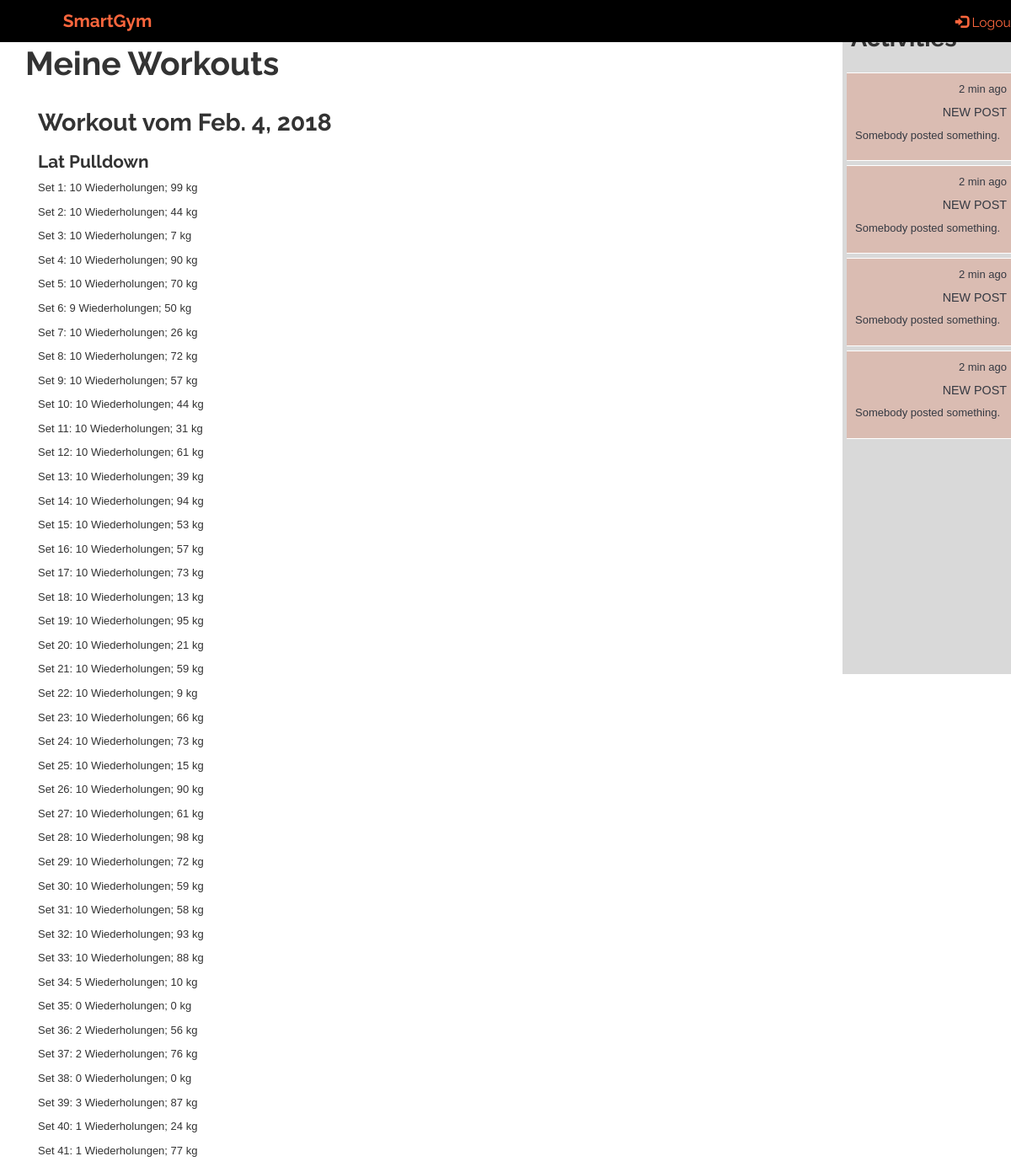
The app's page /tracker/training_units/1 (signed in), older data.
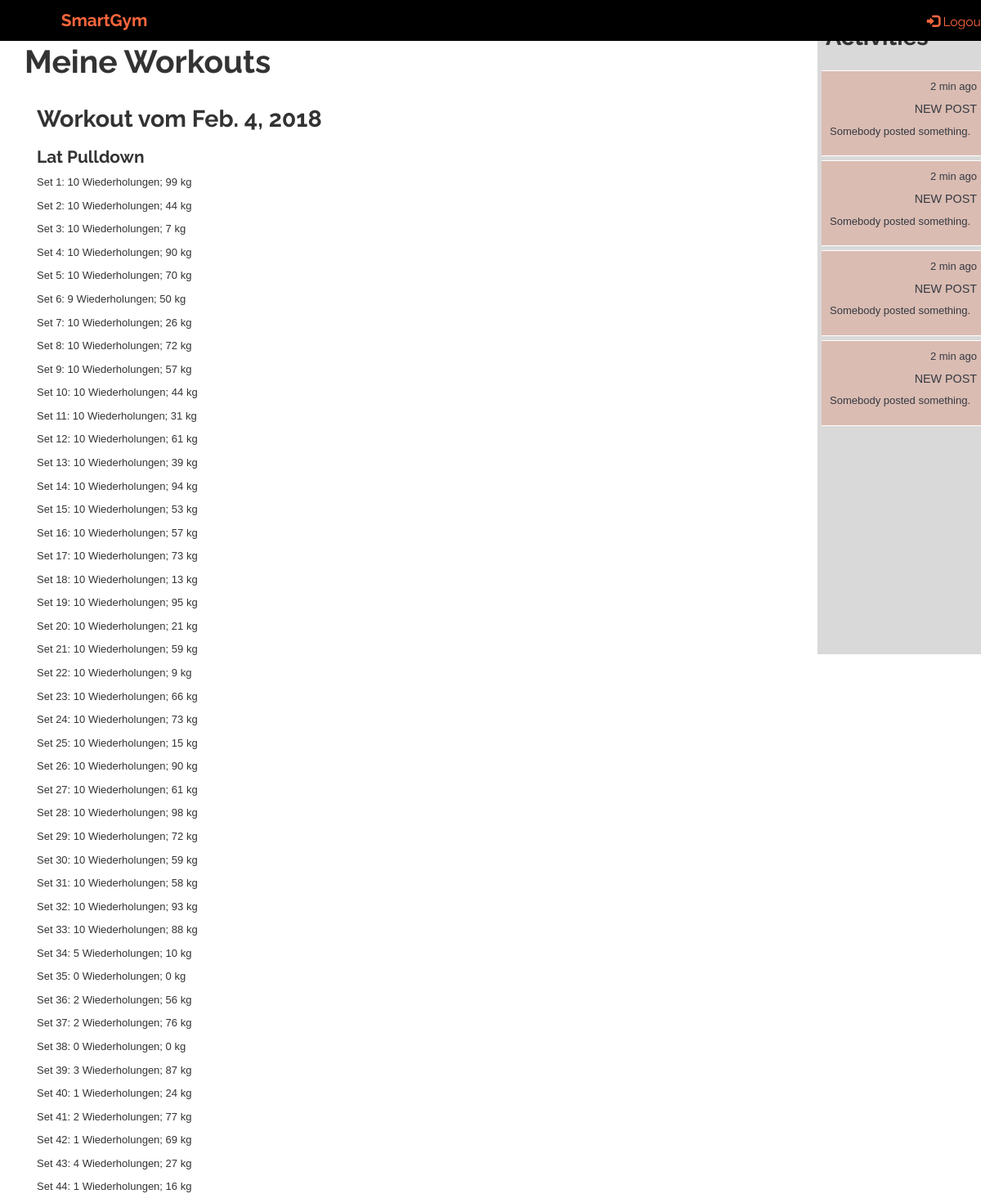
The same page, newer data.
### tracker/models.py (models this page shows, shortened)
class TrainUnit(models.Model, LoginRequiredMixin):
    login_url = '/login/'
    id = models.UUIDField(primary_key=True, default=uuid.uuid4)
    start_time_date = models.DateTimeField(null=False, blank=False)
    end_time_date = models.DateTimeField(null=False, blank=False)
    date = models.DateField(null=False, blank=False)
    user = models.ForeignKey(UserProfile, on_delete=models.CASCADE)
    exercise_units = models.ManyToManyField('ExerciseUnit', related_name='+', blank=True)

class ExerciseUnit(models.Model):
    id = models.UUIDField(primary_key=True, default=uuid.uuid4)
    time_date = models.DateTimeField(null=False, blank=False)
    train_unit = models.ForeignKey(TrainUnit, on_delete=models.CASCADE)
    exercise = models.ForeignKey(Exercise, on_delete=models.CASCADE)

class Exercise(models.Model):
    name = models.CharField(max_length=100, primary_key=True)
    description = models.CharField(max_length=1000, help_text="Insert short description here.")
    muscles = models.ManyToManyField('Muscle', help_text="Muscles trained by the exercise.")
    equipment_machine = models.ManyToManyField('Equipment', help_text="Necessary equipment for the exercise.", blank=True)
    def __str__(self):
        return self.name

class Set(models.Model):
    id = models.UUIDField(primary_key=True, default=uuid.uuid4)
    date_time = models.DateTimeField(default=timezone.now, null=False, blank=False)
    exercise_unit = models.ForeignKey(ExerciseUnit, on_delete=models.CASCADE)
    repetitions = models.IntegerField(blank=False)
    weight = models.IntegerField(blank=False)

### tracker/views.py (the view)
# urls.py: url(r'^training_units/(?P<pk>\d+)$', views.TrainingUnitsList.as_view(), name='training_units'),
class TrainingUnitsList(LoginRequiredMixin, generic.ListView):
    model = TrainUnit
    context_object_name = 'training_units'
    template_name = 'tracker/User/training_units.html'
    def get_context_data(self, **kwargs):
        context = super().get_context_data(**kwargs)
        context['base_template'] = 'tracker/User/user_tracker_base.html'
        return context
    def get_queryset(self):
        return TrainUnit.objects.filter(user=self.request.user.userprofile)

### tracker/templates/tracker/User/training_units.html (shortened to what this page needs)
{% extends base_template %}
{% block extra_head %}
{% load static %}
<link rel="stylesheet" href="{% static 'css/style.css' %}">
{% endblock %}
{% block site_content %}
<div class="container background-col">
    <div class="row full-height">
        <div class="col-xs-12 col-sm-12 col-md-12 col-lg-12 padding-0">
            <div class="row row-eq-height">
                <h1>Meine Workouts</h1>
            </div>
        </div>
        <div class="col-xs-12 col-sm-12 col-md-12 col-lg-12">
            {% for train_unit in training_units %}
                <div class="row">
                    <h2>Workout vom {{ train_unit.date }}</h2>
                    {% for exercise_unit in train_unit.exercise_units.all %}
                        <h3>{{ exercise_unit.exercise }}</h3>
                        {% for set in exercise_unit.set_set.all %}
                            <p>Set {{ forloop.counter }}: {{ set.repetitions }} Wiederholungen; {{ set.weight }} kg</p>
                        {% endfor %}
                    {% endfor %}
                </div>
            {% endfor %}
        </div>
    </div>
</div>
{% endblock %}

### tracker/templates/tracker/User/user_tracker_base.html (shortened to what this page needs)
{% extends "tracker/tracker_base.html" %}

### tracker/templates/tracker/tracker_base.html (shortened to what this page needs)
<!DOCTYPE html>
<html lang="en">
<head>
  <link rel="stylesheet" href="https://maxcdn.bootstrapcdn.com/bootstrap/3.3.7/css/bootstrap.min.css">
  {% load static %}
  <link rel="stylesheet" href="{% static 'tracker/css/tracker_style.css' %}">
  {% block extra_head %}
  {% endblock %}
</head>
<body>
    <div id="w">
        <div id="header-wrapper">
            <nav class="navbar navbar-fixed-top">
                <div class="container-fluid" id="header-container">
                    <div class="navbar-header">
                        <a class="navbar-brand" href="/tracker/">SmartGym</a>
                    </div>
                    {% if user.is_authenticated %}
                    <div class="nav navbar-nav navbar-right">
                        <a href="{% url 'logout'%}?next={{request.path}}"><span class="glyphicon glyphicon-log-in"></span> Logout</a>
                    </div>
                    {% endif %}
                </div>
            </nav>
        </div>
        <div id="toggle-wrapper" class="container-fluid">
        <div id="page-content-wrapper">
            <div class="container-fluid">
                <div class="row" id="page-row">
                    <div class="col-xs-12 col-sm-12 col-md-9 col-lg-10" id="content">
                            <a href="#menu-toggle" class="btn btn-secondary" id="menu-toggle">Toggle Menu</a>
                            {% block site_content %}
                            {% endblock %}
                    </div>
                    <div class="hidden-xs hidden-sm col-md-3 col-lg-2 full-height" id="activity-bar">
                        <div class="activity-header">
                            <h2>Activities</h2>
                        </div>
                        <div class="activities">
                            <div class="activity">
                                <div class="activity-log">
                                    <p>2 min ago</p>
                                </div>
                                <div class="activity-content">
                                    <h5>new post</h5>
                                    <p>Somebody posted something.</p>
                                </div>
                            </div>
                            <div class="activity">
                                <div class="activity-log">
                                    <p>2 min ago</p>
                                </div>
                                <div class="activity-content">
                                    <h5>new post</h5>
                                    <p>Somebody posted something.</p>
                                </div>
                            </div>
                            <div class="activity">
                                <div class="activity-log">
                                    <p>2 min ago</p>
                                </div>
                                <div class="activity-content">
                                    <h5>new post</h5>
                                    <p>Somebody posted something.</p>
                                </div>
                            </div>
                            <div class="activity">
                                <div class="activity-log">
                                    <p>2 min ago</p>
                                </div>
                                <div class="activity-content">
                                    <h5>new post</h5>
                                    <p>Somebody posted something.</p>
                                </div>
                            </div>
                        </div>
                    </div>
                </div>
            </div>
        </div>
    </div>
    </div>
    {% load static %}
</body>
</html>

### tracker/static/tracker/css/tracker_style.css (style rules this page uses)
html, body { height: 100%; min-height: 100%; width: 100%; min-width: 100%; margin: 0px; max-width: 100%; padding: 0px; font-family: TrajanPro-Regular, 'Lucida Grande', sans-serif; overflow-x: hidden; }
h2 { font-size: 2.0rem; }
body { padding-top: 50px; }
@media only screen and (min-width: 701px) and (max-width: 1280px) { html, body { font-size: 13px; } }
#toggle-wrapper { padding: 0; -webkit-transition: all 0.5s ease; -moz-transition: all 0.5s ease; -o-transition: all 0.5s ease; transition: all 0.5s ease; }
#page-content-wrapper { width: 100%; position: absolute; padding: 15px; }
.navbar { background: rgb(53, 57, 66); height: 50px; }
.navbar-header a { font-size: 1.6rem; font-weight: bold; color: rgb(252, 102, 61); width: 265px; text-align: center; }
.navbar-header { background-color: black; min-height: 100%; }
.navbar-right { color: rgb(252, 102, 61); font-size: 1.6rem; }
.navbar-right a { color: rgb(252, 102, 61); font-size: 1.2rem; }
@media (min-width:768px) { #toggle-wrapper { padding-left: 0; } }
@media (min-width:768px) { #page-content-wrapper { padding: 0px; position: relative; } }
#activity-bar { background-color: rgb(217, 217, 217); min-height: calc(100vh - 50px); right: 0; position: fixed; padding: 0px; max-height: 100%; }
.activity-header { padding: 10px; }
.activities { height: auto; overflow: scroll; -webkit-overflow-scrolling: touch; -ms-overflow-style: none; max-height: 100%; }
.activity { padding: 6px; margin: 0px; border-top: 1px solid white; border-bottom: 1px solid white; color: rgb(53, 57, 66); height: auto; width: 100%; }
.activity h5 { font-size: 1.1rem; text-transform: uppercase; }
.activity-log { font-size: 0.7rem; text-align: right; }
#page-row { min-height: 100vh; margin: 0px; padding: 0px; }
.container-fluid { margin: 0px; padding: 0px; }
.full-height { min-height: 100%; height: 100%; }

### tracker/static/tracker/css/style.css (style rules this page uses)
html, body { height: 100%; min-height: 100%; width: 100%; min-width: 100%; margin: 0px; max-width: 100%; padding: 0px; font-family: TrajanPro-Regular, 'Lucida Grande', sans-serif; }
a { text-decoration: underline; }
h1 { text-transform: capitalize; font-family: 'Raleway', sans-serif; font-weight: bold; margin-bottom: 1.0rem; font-size: 3.0rem; }
h2 { font-family: 'Raleway', sans-serif; font-weight: bold; font-size: 2.2rem; }
h3 { text-transform: capitalize; font-family: 'Raleway', sans-serif; font-weight: bold; font-size: 1.6rem; }
.container-fluid { width: 100%; min-height: 100%; padding: 0px; margin: 0px; }
.row { height: auto; width: 100%; margin: 0px; padding: 0px; }
.full-height { height: 100vh; }
.padding-0 { padding: 0px; }
.navbar { font-family: 'Raleway', sans-serif; background-color: black; margin: 0px; padding-left: 10px; padding-right: 10px; font-size: 1.1rem; border-radius: 0px; }
.navbar a { color: #FC663D !important; text-decoration: none; }
.navbar-brand { font-size: 1.3rem; }
.activity { width: 100%; background: rgba(220,160,140,0.5); text-align: left; padding: 10px; margin: 5px; }
.activity h5 { text-align: right; }
.activity p { font-size: 1.0rem; }

Row changes from the older to the newer data that the page shows:
changed Set (number 41 of 44 on the later page): repetitions "1" → "2"
added Set: repetitions "1", weight "69"
added Set: repetitions "4", weight "27"
added Set: repetitions "1", weight "16"
